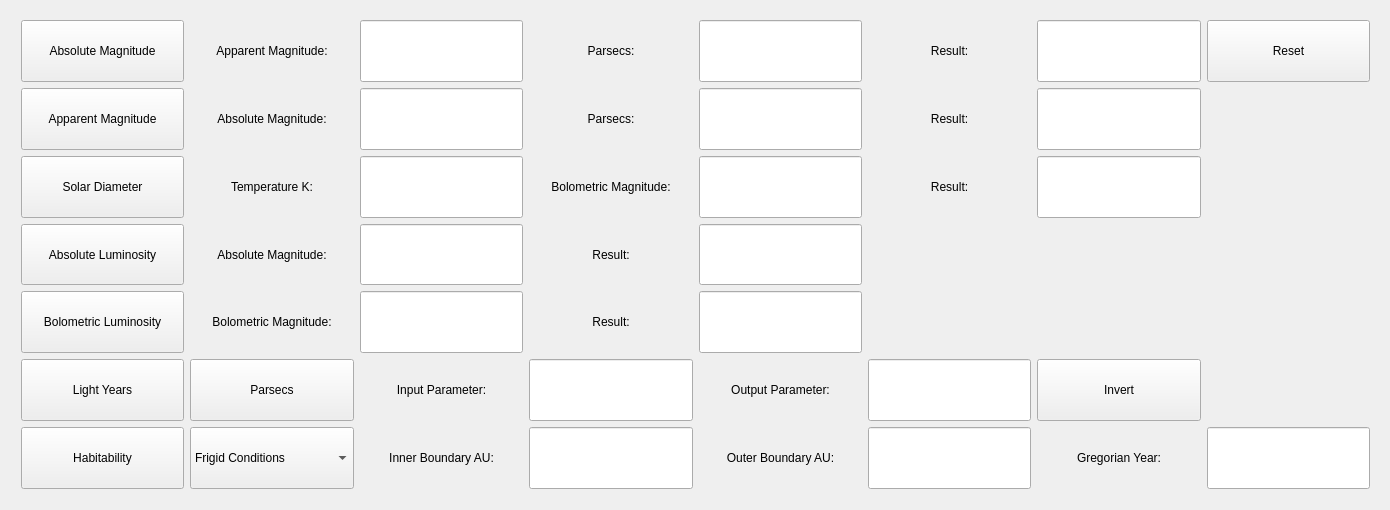
<?xml version="1.0" encoding="UTF-8"?>
<ui version="4.0">
 <class>Interface</class>
 <widget class="QMainWindow" name="Interface">
  <property name="geometry">
   <rect>
    <x>0</x>
    <y>0</y>
    <width>1390</width>
    <height>510</height>
   </rect>
  </property>
  <property name="sizePolicy">
   <sizepolicy hsizetype="Fixed" vsizetype="Fixed">
    <horstretch>0</horstretch>
    <verstretch>0</verstretch>
   </sizepolicy>
  </property>
  <property name="windowTitle">
   <string>Argo 1.0 Aldan</string>
  </property>
  <widget class="QWidget" name="centralWidget">
   <property name="sizePolicy">
    <sizepolicy hsizetype="Expanding" vsizetype="Expanding">
     <horstretch>0</horstretch>
     <verstretch>0</verstretch>
    </sizepolicy>
   </property>
   <widget class="QWidget" name="layoutWidget">
    <property name="geometry">
     <rect>
      <x>10</x>
      <y>9</y>
      <width>1371</width>
      <height>491</height>
     </rect>
    </property>
    <layout class="QGridLayout" name="gridLayout">
     <item row="0" column="0">
      <widget class="QPushButton" name="pushButton">
       <property name="sizePolicy">
        <sizepolicy hsizetype="Expanding" vsizetype="Expanding">
         <horstretch>0</horstretch>
         <verstretch>0</verstretch>
        </sizepolicy>
       </property>
       <property name="text">
        <string>Absolute Magnitude</string>
       </property>
      </widget>
     </item>
     <item row="0" column="1">
      <widget class="QLabel" name="label">
       <property name="sizePolicy">
        <sizepolicy hsizetype="Expanding" vsizetype="Expanding">
         <horstretch>0</horstretch>
         <verstretch>0</verstretch>
        </sizepolicy>
       </property>
       <property name="text">
        <string>Apparent Magnitude:</string>
       </property>
       <property name="alignment">
        <set>Qt::AlignCenter</set>
       </property>
      </widget>
     </item>
     <item row="0" column="2">
      <widget class="QLineEdit" name="lineEdit">
       <property name="sizePolicy">
        <sizepolicy hsizetype="Expanding" vsizetype="Expanding">
         <horstretch>0</horstretch>
         <verstretch>0</verstretch>
        </sizepolicy>
       </property>
      </widget>
     </item>
     <item row="0" column="3">
      <widget class="QLabel" name="label_8">
       <property name="sizePolicy">
        <sizepolicy hsizetype="Expanding" vsizetype="Expanding">
         <horstretch>0</horstretch>
         <verstretch>0</verstretch>
        </sizepolicy>
       </property>
       <property name="text">
        <string>Parsecs:</string>
       </property>
       <property name="alignment">
        <set>Qt::AlignCenter</set>
       </property>
      </widget>
     </item>
     <item row="0" column="4">
      <widget class="QLineEdit" name="lineEdit_8">
       <property name="sizePolicy">
        <sizepolicy hsizetype="Expanding" vsizetype="Expanding">
         <horstretch>0</horstretch>
         <verstretch>0</verstretch>
        </sizepolicy>
       </property>
      </widget>
     </item>
     <item row="0" column="5">
      <widget class="QLabel" name="label_15">
       <property name="sizePolicy">
        <sizepolicy hsizetype="Expanding" vsizetype="Expanding">
         <horstretch>0</horstretch>
         <verstretch>0</verstretch>
        </sizepolicy>
       </property>
       <property name="text">
        <string>Result:</string>
       </property>
       <property name="alignment">
        <set>Qt::AlignCenter</set>
       </property>
      </widget>
     </item>
     <item row="0" column="6">
      <widget class="QLineEdit" name="lineEdit_15">
       <property name="sizePolicy">
        <sizepolicy hsizetype="Expanding" vsizetype="Expanding">
         <horstretch>0</horstretch>
         <verstretch>0</verstretch>
        </sizepolicy>
       </property>
      </widget>
     </item>
     <item row="0" column="7">
      <widget class="QPushButton" name="pushButton_10">
       <property name="sizePolicy">
        <sizepolicy hsizetype="Expanding" vsizetype="Expanding">
         <horstretch>0</horstretch>
         <verstretch>0</verstretch>
        </sizepolicy>
       </property>
       <property name="text">
        <string>Reset</string>
       </property>
      </widget>
     </item>
     <item row="1" column="0">
      <widget class="QPushButton" name="pushButton_2">
       <property name="sizePolicy">
        <sizepolicy hsizetype="Expanding" vsizetype="Expanding">
         <horstretch>0</horstretch>
         <verstretch>0</verstretch>
        </sizepolicy>
       </property>
       <property name="text">
        <string>Apparent Magnitude</string>
       </property>
      </widget>
     </item>
     <item row="1" column="1">
      <widget class="QLabel" name="label_2">
       <property name="sizePolicy">
        <sizepolicy hsizetype="Expanding" vsizetype="Expanding">
         <horstretch>0</horstretch>
         <verstretch>0</verstretch>
        </sizepolicy>
       </property>
       <property name="text">
        <string>Absolute Magnitude:</string>
       </property>
       <property name="alignment">
        <set>Qt::AlignCenter</set>
       </property>
      </widget>
     </item>
     <item row="1" column="2">
      <widget class="QLineEdit" name="lineEdit_2">
       <property name="sizePolicy">
        <sizepolicy hsizetype="Expanding" vsizetype="Expanding">
         <horstretch>0</horstretch>
         <verstretch>0</verstretch>
        </sizepolicy>
       </property>
      </widget>
     </item>
     <item row="1" column="3">
      <widget class="QLabel" name="label_9">
       <property name="sizePolicy">
        <sizepolicy hsizetype="Expanding" vsizetype="Expanding">
         <horstretch>0</horstretch>
         <verstretch>0</verstretch>
        </sizepolicy>
       </property>
       <property name="text">
        <string>Parsecs:</string>
       </property>
       <property name="alignment">
        <set>Qt::AlignCenter</set>
       </property>
      </widget>
     </item>
     <item row="1" column="4">
      <widget class="QLineEdit" name="lineEdit_9">
       <property name="sizePolicy">
        <sizepolicy hsizetype="Expanding" vsizetype="Expanding">
         <horstretch>0</horstretch>
         <verstretch>0</verstretch>
        </sizepolicy>
       </property>
      </widget>
     </item>
     <item row="1" column="5">
      <widget class="QLabel" name="label_16">
       <property name="sizePolicy">
        <sizepolicy hsizetype="Expanding" vsizetype="Expanding">
         <horstretch>0</horstretch>
         <verstretch>0</verstretch>
        </sizepolicy>
       </property>
       <property name="text">
        <string>Result:</string>
       </property>
       <property name="alignment">
        <set>Qt::AlignCenter</set>
       </property>
      </widget>
     </item>
     <item row="1" column="6">
      <widget class="QLineEdit" name="lineEdit_16">
       <property name="sizePolicy">
        <sizepolicy hsizetype="Expanding" vsizetype="Expanding">
         <horstretch>0</horstretch>
         <verstretch>0</verstretch>
        </sizepolicy>
       </property>
      </widget>
     </item>
     <item row="2" column="0">
      <widget class="QPushButton" name="pushButton_3">
       <property name="sizePolicy">
        <sizepolicy hsizetype="Expanding" vsizetype="Expanding">
         <horstretch>0</horstretch>
         <verstretch>0</verstretch>
        </sizepolicy>
       </property>
       <property name="text">
        <string>Solar Diameter</string>
       </property>
      </widget>
     </item>
     <item row="2" column="1">
      <widget class="QLabel" name="label_3">
       <property name="sizePolicy">
        <sizepolicy hsizetype="Expanding" vsizetype="Expanding">
         <horstretch>0</horstretch>
         <verstretch>0</verstretch>
        </sizepolicy>
       </property>
       <property name="text">
        <string>Temperature K:</string>
       </property>
       <property name="alignment">
        <set>Qt::AlignCenter</set>
       </property>
      </widget>
     </item>
     <item row="2" column="2">
      <widget class="QLineEdit" name="lineEdit_3">
       <property name="sizePolicy">
        <sizepolicy hsizetype="Expanding" vsizetype="Expanding">
         <horstretch>0</horstretch>
         <verstretch>0</verstretch>
        </sizepolicy>
       </property>
      </widget>
     </item>
     <item row="2" column="3">
      <widget class="QLabel" name="label_10">
       <property name="sizePolicy">
        <sizepolicy hsizetype="Expanding" vsizetype="Expanding">
         <horstretch>0</horstretch>
         <verstretch>0</verstretch>
        </sizepolicy>
       </property>
       <property name="text">
        <string>Bolometric Magnitude:</string>
       </property>
       <property name="alignment">
        <set>Qt::AlignCenter</set>
       </property>
      </widget>
     </item>
     <item row="2" column="4">
      <widget class="QLineEdit" name="lineEdit_10">
       <property name="sizePolicy">
        <sizepolicy hsizetype="Expanding" vsizetype="Expanding">
         <horstretch>0</horstretch>
         <verstretch>0</verstretch>
        </sizepolicy>
       </property>
      </widget>
     </item>
     <item row="2" column="5">
      <widget class="QLabel" name="label_17">
       <property name="sizePolicy">
        <sizepolicy hsizetype="Expanding" vsizetype="Expanding">
         <horstretch>0</horstretch>
         <verstretch>0</verstretch>
        </sizepolicy>
       </property>
       <property name="text">
        <string>Result:</string>
       </property>
       <property name="alignment">
        <set>Qt::AlignCenter</set>
       </property>
      </widget>
     </item>
     <item row="2" column="6">
      <widget class="QLineEdit" name="lineEdit_17">
       <property name="sizePolicy">
        <sizepolicy hsizetype="Expanding" vsizetype="Expanding">
         <horstretch>0</horstretch>
         <verstretch>0</verstretch>
        </sizepolicy>
       </property>
      </widget>
     </item>
     <item row="3" column="0">
      <widget class="QPushButton" name="pushButton_4">
       <property name="sizePolicy">
        <sizepolicy hsizetype="Expanding" vsizetype="Expanding">
         <horstretch>0</horstretch>
         <verstretch>0</verstretch>
        </sizepolicy>
       </property>
       <property name="text">
        <string>Absolute Luminosity</string>
       </property>
      </widget>
     </item>
     <item row="3" column="1">
      <widget class="QLabel" name="label_4">
       <property name="sizePolicy">
        <sizepolicy hsizetype="Expanding" vsizetype="Expanding">
         <horstretch>0</horstretch>
         <verstretch>0</verstretch>
        </sizepolicy>
       </property>
       <property name="text">
        <string>Absolute Magnitude:</string>
       </property>
       <property name="alignment">
        <set>Qt::AlignCenter</set>
       </property>
      </widget>
     </item>
     <item row="3" column="2">
      <widget class="QLineEdit" name="lineEdit_4">
       <property name="sizePolicy">
        <sizepolicy hsizetype="Expanding" vsizetype="Expanding">
         <horstretch>0</horstretch>
         <verstretch>0</verstretch>
        </sizepolicy>
       </property>
      </widget>
     </item>
     <item row="3" column="3">
      <widget class="QLabel" name="label_11">
       <property name="sizePolicy">
        <sizepolicy hsizetype="Expanding" vsizetype="Expanding">
         <horstretch>0</horstretch>
         <verstretch>0</verstretch>
        </sizepolicy>
       </property>
       <property name="text">
        <string>Result:</string>
       </property>
       <property name="alignment">
        <set>Qt::AlignCenter</set>
       </property>
      </widget>
     </item>
     <item row="3" column="4">
      <widget class="QLineEdit" name="lineEdit_11">
       <property name="sizePolicy">
        <sizepolicy hsizetype="Expanding" vsizetype="Expanding">
         <horstretch>0</horstretch>
         <verstretch>0</verstretch>
        </sizepolicy>
       </property>
      </widget>
     </item>
     <item row="4" column="0">
      <widget class="QPushButton" name="pushButton_5">
       <property name="sizePolicy">
        <sizepolicy hsizetype="Expanding" vsizetype="Expanding">
         <horstretch>0</horstretch>
         <verstretch>0</verstretch>
        </sizepolicy>
       </property>
       <property name="text">
        <string>Bolometric Luminosity</string>
       </property>
      </widget>
     </item>
     <item row="4" column="1">
      <widget class="QLabel" name="label_5">
       <property name="sizePolicy">
        <sizepolicy hsizetype="Expanding" vsizetype="Expanding">
         <horstretch>0</horstretch>
         <verstretch>0</verstretch>
        </sizepolicy>
       </property>
       <property name="text">
        <string>Bolometric Magnitude:</string>
       </property>
       <property name="alignment">
        <set>Qt::AlignCenter</set>
       </property>
      </widget>
     </item>
     <item row="4" column="2">
      <widget class="QLineEdit" name="lineEdit_5">
       <property name="sizePolicy">
        <sizepolicy hsizetype="Expanding" vsizetype="Expanding">
         <horstretch>0</horstretch>
         <verstretch>0</verstretch>
        </sizepolicy>
       </property>
      </widget>
     </item>
     <item row="4" column="3">
      <widget class="QLabel" name="label_12">
       <property name="sizePolicy">
        <sizepolicy hsizetype="Expanding" vsizetype="Expanding">
         <horstretch>0</horstretch>
         <verstretch>0</verstretch>
        </sizepolicy>
       </property>
       <property name="text">
        <string>Result:</string>
       </property>
       <property name="alignment">
        <set>Qt::AlignCenter</set>
       </property>
      </widget>
     </item>
     <item row="4" column="4">
      <widget class="QLineEdit" name="lineEdit_12">
       <property name="sizePolicy">
        <sizepolicy hsizetype="Expanding" vsizetype="Expanding">
         <horstretch>0</horstretch>
         <verstretch>0</verstretch>
        </sizepolicy>
       </property>
      </widget>
     </item>
     <item row="5" column="0">
      <widget class="QPushButton" name="pushButton_6">
       <property name="sizePolicy">
        <sizepolicy hsizetype="Expanding" vsizetype="Expanding">
         <horstretch>0</horstretch>
         <verstretch>0</verstretch>
        </sizepolicy>
       </property>
       <property name="text">
        <string>Light Years</string>
       </property>
      </widget>
     </item>
     <item row="5" column="1">
      <widget class="QPushButton" name="pushButton_8">
       <property name="sizePolicy">
        <sizepolicy hsizetype="Expanding" vsizetype="Expanding">
         <horstretch>0</horstretch>
         <verstretch>0</verstretch>
        </sizepolicy>
       </property>
       <property name="text">
        <string>Parsecs</string>
       </property>
      </widget>
     </item>
     <item row="5" column="2">
      <widget class="QLabel" name="label_6">
       <property name="sizePolicy">
        <sizepolicy hsizetype="Expanding" vsizetype="Expanding">
         <horstretch>0</horstretch>
         <verstretch>0</verstretch>
        </sizepolicy>
       </property>
       <property name="text">
        <string>Input Parameter:</string>
       </property>
       <property name="alignment">
        <set>Qt::AlignCenter</set>
       </property>
      </widget>
     </item>
     <item row="5" column="3">
      <widget class="QLineEdit" name="lineEdit_6">
       <property name="sizePolicy">
        <sizepolicy hsizetype="Expanding" vsizetype="Expanding">
         <horstretch>0</horstretch>
         <verstretch>0</verstretch>
        </sizepolicy>
       </property>
      </widget>
     </item>
     <item row="5" column="4">
      <widget class="QLabel" name="label_13">
       <property name="sizePolicy">
        <sizepolicy hsizetype="Expanding" vsizetype="Expanding">
         <horstretch>0</horstretch>
         <verstretch>0</verstretch>
        </sizepolicy>
       </property>
       <property name="text">
        <string>Output Parameter:</string>
       </property>
       <property name="alignment">
        <set>Qt::AlignCenter</set>
       </property>
      </widget>
     </item>
     <item row="5" column="5">
      <widget class="QLineEdit" name="lineEdit_13">
       <property name="sizePolicy">
        <sizepolicy hsizetype="Expanding" vsizetype="Expanding">
         <horstretch>0</horstretch>
         <verstretch>0</verstretch>
        </sizepolicy>
       </property>
      </widget>
     </item>
     <item row="5" column="6">
      <widget class="QPushButton" name="pushButton_9">
       <property name="sizePolicy">
        <sizepolicy hsizetype="Expanding" vsizetype="Expanding">
         <horstretch>0</horstretch>
         <verstretch>0</verstretch>
        </sizepolicy>
       </property>
       <property name="text">
        <string>Invert</string>
       </property>
      </widget>
     </item>
     <item row="6" column="0">
      <widget class="QPushButton" name="pushButton_7">
       <property name="sizePolicy">
        <sizepolicy hsizetype="Expanding" vsizetype="Expanding">
         <horstretch>0</horstretch>
         <verstretch>0</verstretch>
        </sizepolicy>
       </property>
       <property name="text">
        <string>Habitability</string>
       </property>
      </widget>
     </item>
     <item row="6" column="1">
      <widget class="QComboBox" name="comboBox">
       <property name="sizePolicy">
        <sizepolicy hsizetype="Expanding" vsizetype="Expanding">
         <horstretch>0</horstretch>
         <verstretch>0</verstretch>
        </sizepolicy>
       </property>
       <item>
        <property name="text">
         <string>Frigid Conditions</string>
        </property>
       </item>
       <item>
        <property name="text">
         <string>Temperate Conditions</string>
        </property>
       </item>
       <item>
        <property name="text">
         <string>Torrid Conditions</string>
        </property>
       </item>
      </widget>
     </item>
     <item row="6" column="2">
      <widget class="QLabel" name="label_7">
       <property name="sizePolicy">
        <sizepolicy hsizetype="Expanding" vsizetype="Expanding">
         <horstretch>0</horstretch>
         <verstretch>0</verstretch>
        </sizepolicy>
       </property>
       <property name="text">
        <string>Inner Boundary AU:</string>
       </property>
       <property name="alignment">
        <set>Qt::AlignCenter</set>
       </property>
      </widget>
     </item>
     <item row="6" column="3">
      <widget class="QLineEdit" name="lineEdit_7">
       <property name="sizePolicy">
        <sizepolicy hsizetype="Expanding" vsizetype="Expanding">
         <horstretch>0</horstretch>
         <verstretch>0</verstretch>
        </sizepolicy>
       </property>
      </widget>
     </item>
     <item row="6" column="4">
      <widget class="QLabel" name="label_14">
       <property name="sizePolicy">
        <sizepolicy hsizetype="Expanding" vsizetype="Expanding">
         <horstretch>0</horstretch>
         <verstretch>0</verstretch>
        </sizepolicy>
       </property>
       <property name="text">
        <string>Outer Boundary AU:</string>
       </property>
       <property name="alignment">
        <set>Qt::AlignCenter</set>
       </property>
      </widget>
     </item>
     <item row="6" column="5">
      <widget class="QLineEdit" name="lineEdit_14">
       <property name="sizePolicy">
        <sizepolicy hsizetype="Expanding" vsizetype="Expanding">
         <horstretch>0</horstretch>
         <verstretch>0</verstretch>
        </sizepolicy>
       </property>
      </widget>
     </item>
     <item row="6" column="6">
      <widget class="QLabel" name="label_18">
       <property name="sizePolicy">
        <sizepolicy hsizetype="Preferred" vsizetype="Expanding">
         <horstretch>0</horstretch>
         <verstretch>0</verstretch>
        </sizepolicy>
       </property>
       <property name="text">
        <string>Gregorian Year:</string>
       </property>
       <property name="alignment">
        <set>Qt::AlignCenter</set>
       </property>
      </widget>
     </item>
     <item row="6" column="7">
      <widget class="QLineEdit" name="lineEdit_18">
       <property name="sizePolicy">
        <sizepolicy hsizetype="Expanding" vsizetype="Expanding">
         <horstretch>0</horstretch>
         <verstretch>0</verstretch>
        </sizepolicy>
       </property>
      </widget>
     </item>
    </layout>
   </widget>
  </widget>
 </widget>
 <layoutdefault spacing="6" margin="11"/>
 <resources/>
 <connections/>
</ui>
